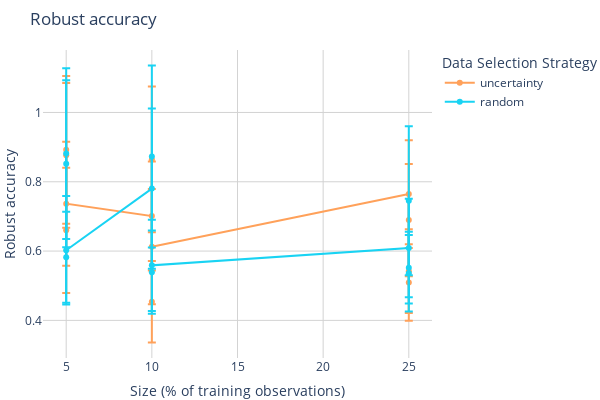
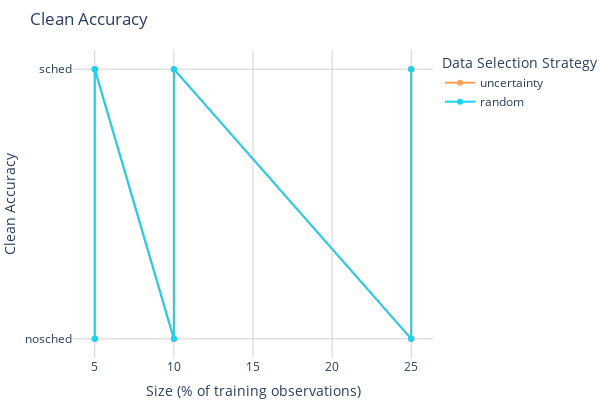

The notebook cell saved with these charts, in order:
### Code cell
import plotly.graph_objects as go
import pandas as pd

# Load and prepare the data
new_data = pd.read_csv('results/means.csv', skiprows=2)
new_data.columns = ['active_strategy', 'size', 'final_clean_accuracy',
                    'final_clean_accuracy_std', 'final_PGD_accuracy', 'final_PGD_accuracy_std']
new_data['size'] = new_data['size'].astype(int)

for performance in ['PGD_accuracy', 'clean_accuracy' ]:
# performance = 'final_PGD_accuracy' 
# # performance = 'final_clean_accuracy'
    fig = go.Figure()

    # fig.add_trace(go.Scatter(x=[0, 50000], y=[ init_means_stds['init_'+performance]['mean'][0], init_means_stds['init_'+performance]['mean'][0] ],
    #         mode='lines', line=dict(color='rgba({},{},{},1)'.format(0,0,204), width=2, dash='dot'),
    #                     name='Init Accuracy', showlegend=True))


    performance = 'final_'+performance
    performance_std = performance + '_std'  # Corresponding standard deviation column

    strategies = {
        # 'attack_uncertainty': {'color': [204, 0, 204], 'label': 'attack-uncertainty'},  # Red
        # 'full': {'color': [0, 0, 0], 'label': 'full'},  # Red
        'uncertainty': {'color': [255, 161, 90], 'label':'uncertainty'},                    # Yellow
        'random': {'color': [25, 211, 243], 'label':'random'},                    # Cyan
        # 'entropy': {'color': [255, 102, 146], 'label':'entropy'},                  # Magenta
        # 'attack': {'color': [182, 232, 128], 'label':'attack'},                   # Orange
        # 'margin': {'color': [254, 203, 82], 'label':'margin'},
    }


    z_value = 2.576
    n = 5

    # Add a line for each strategy
    for strategy, v in strategies.items():
        r,g,b = v['color']
        c = 'rgba({},{},{},1)'.format(r,g,b)

        # Add a horizontal line for the 'full' strategy
        if strategy == 'full':
            pass
        #     full_data = new_data[new_data['active_strategy'] == 'full']
        #     # Calculate the mean PGD accuracy for the 'full' strategy
        #     full_mean_accuracy = full_data[performance].mean()
        #     fig.add_trace(go.Scatter(x=[min(new_data['size']), max(new_data['size'])], y=[full_mean_accuracy, full_mean_accuracy],
        #                             mode='lines', line=dict(color=c, width=2, dash='dash'),
        #                             name='Full Dataset Average', showlegend=True))
            
        #     strategy_data = new_data[new_data['active_strategy'] == strategy]
        #     fig.add_trace(go.Scatter( x=strategy_data['size'],  y=strategy_data[performance],  mode='lines+markers',
        #                     name=strategy, line=dict(color=c  ) ,
        #                     error_y=dict(
        #                     type='data',  symmetric=False,  
        #                     array=z_value * strategy_data[performance_std] / n,  
        #                     arrayminus=z_value * strategy_data[performance_std] / n   ), showlegend=False
        #                         ))

            
        else:
            strategy_data = new_data[new_data['active_strategy'] == strategy]
            fig.add_trace(go.Scatter(x=strategy_data['size'], y=strategy_data[performance], line=dict(color=c),
                                    error_y=dict(
                                        type='data',  symmetric=False,  
                                        array=z_value * strategy_data[performance_std] / n,  
                                        arrayminus=z_value * strategy_data[performance_std] / n   ),
                                    mode='lines+markers', name=strategy))


    title_str = 'Robust accuracy' if performance=='final_PGD_accuracy' else 'Clean Accuracy'

    # Update layout and display the plot
    fig.update_layout(
        width=600,  # Adjusted for two subplots
        height=400,
        plot_bgcolor='white',
        paper_bgcolor='white',
        margin=dict(l=0, r=0, t=50, b=0),
        # title="Box Plot of Datasets by Cases and Columns",
        title=title_str,
        xaxis_title='Size (% of training observations)',
        yaxis_title=title_str,
        legend_title='Data Selection Strategy',
        # yaxis_range=[min(new_data[performance]) - 2, max(new_data[performance]) + 2],
        showlegend=True,
        xaxis=dict(
            # type='log',
            showgrid=True,        # Enable the grid
            gridcolor='lightgray' # Set grid line color
        ),
        yaxis=dict(
            showgrid=True,        # Enable the grid
            gridcolor='lightgray', # Set grid line color
            #range=[75,94] if 'clean' in performance else [45,65]
        )
        )

    # Display the figure
    fig.show()
    # fig.write_image("./figures/results_{}_{}_{}_{}_{}.pdf".format(performance, data, model, n_rounds, nb_epochs) )

### Figure 1 — Plotly figure (JSON) as saved in the notebook; plotly's stock layout.template omitted (floating-point values rounded to 4 significant figures)
{"data": [{"error_y": {"array": [0.2087, 0.1809, 0.2133, 0.1787, 0.1574, 0.1176, 0.2103, 0.1661, 0.1553, 0.1103, 0.162, 0.1207], "arrayminus": [0.2087, 0.1809, 0.2133, 0.1787, 0.1574, 0.1176, 0.2103, 0.1661, 0.1553, 0.1103, 0.162, 0.1207], "symmetric": false, "type": "data"}, "line": {"color": "rgba(255,161,90,1)"}, "mode": "lines+markers", "name": "uncertainty", "type": "scatter", "x": [5, 5, 5, 5, 10, 10, 10, 10, 25, 25, 25, 25], "y": [0.8763, 0.6598, 0.8921, 0.7366, 0.701, 0.4535, 0.8643, 0.6127, 0.7645, 0.5095, 0.6896, 0.5421]}, {"error_y": {"array": [0.2409, 0.1316, 0.2463, 0.1566, 0.2311, 0.1201, 0.2627, 0.1315, 0.142, 0.1035, 0.2151, 0.1103], "arrayminus": [0.2409, 0.1316, 0.2463, 0.1566, 0.2311, 0.1201, 0.2627, 0.1315, 0.142, 0.1035, 0.2151, 0.1103], "symmetric": false, "type": "data"}, "line": {"color": "rgba(25,211,243,1)"}, "mode": "lines+markers", "name": "random", "type": "scatter", "x": [5, 5, 5, 5, 10, 10, 10, 10, 25, 25, 25, 25], "y": [0.8522, 0.5822, 0.8815, 0.6024, 0.7803, 0.5391, 0.8731, 0.5589, 0.6088, 0.5519, 0.7452, 0.536]}], "layout": {"height": 400, "legend": {"title": {"text": "Data Selection Strategy"}}, "margin": {"b": 0, "l": 0, "r": 0, "t": 50}, "paper_bgcolor": "white", "plot_bgcolor": "white", "showlegend": true, "title": {"text": "Robust accuracy"}, "width": 600, "xaxis": {"gridcolor": "lightgray", "showgrid": true, "title": {"text": "Size (% of training observations)"}}, "yaxis": {"gridcolor": "lightgray", "showgrid": true, "title": {"text": "Robust accuracy"}}}}

### Figure 2 — Plotly figure (JSON) as saved in the notebook; plotly's stock layout.template omitted (floating-point values rounded to 4 significant figures)
{"data": [{"error_y": {"array": [0.0005152, 0.005152, 0.0005152, 0.005152, 0.0005152, 0.005152, 0.0005152, 0.005152, 0.0005152, 0.005152, 0.0005152, 0.005152], "arrayminus": [0.0005152, 0.005152, 0.0005152, 0.005152, 0.0005152, 0.005152, 0.0005152, 0.005152, 0.0005152, 0.005152, 0.0005152, 0.005152], "symmetric": false, "type": "data"}, "line": {"color": "rgba(255,161,90,1)"}, "mode": "lines+markers", "name": "uncertainty", "type": "scatter", "x": [5, 5, 5, 5, 10, 10, 10, 10, 25, 25, 25, 25], "y": ["nosched", "nosched", "sched", "sched", "nosched", "nosched", "sched", "sched", "nosched", "nosched", "sched", "sched"]}, {"error_y": {"array": [0.0005152, 0.005152, 0.0005152, 0.005152, 0.0005152, 0.005152, 0.0005152, 0.005152, 0.0005152, 0.005152, 0.0005152, 0.005152], "arrayminus": [0.0005152, 0.005152, 0.0005152, 0.005152, 0.0005152, 0.005152, 0.0005152, 0.005152, 0.0005152, 0.005152, 0.0005152, 0.005152], "symmetric": false, "type": "data"}, "line": {"color": "rgba(25,211,243,1)"}, "mode": "lines+markers", "name": "random", "type": "scatter", "x": [5, 5, 5, 5, 10, 10, 10, 10, 25, 25, 25, 25], "y": ["nosched", "nosched", "sched", "sched", "nosched", "nosched", "sched", "sched", "nosched", "nosched", "sched", "sched"]}], "layout": {"height": 400, "legend": {"title": {"text": "Data Selection Strategy"}}, "margin": {"b": 0, "l": 0, "r": 0, "t": 50}, "paper_bgcolor": "white", "plot_bgcolor": "white", "showlegend": true, "title": {"text": "Clean Accuracy"}, "width": 600, "xaxis": {"gridcolor": "lightgray", "showgrid": true, "title": {"text": "Size (% of training observations)"}}, "yaxis": {"gridcolor": "lightgray", "showgrid": true, "title": {"text": "Clean Accuracy"}}}}
